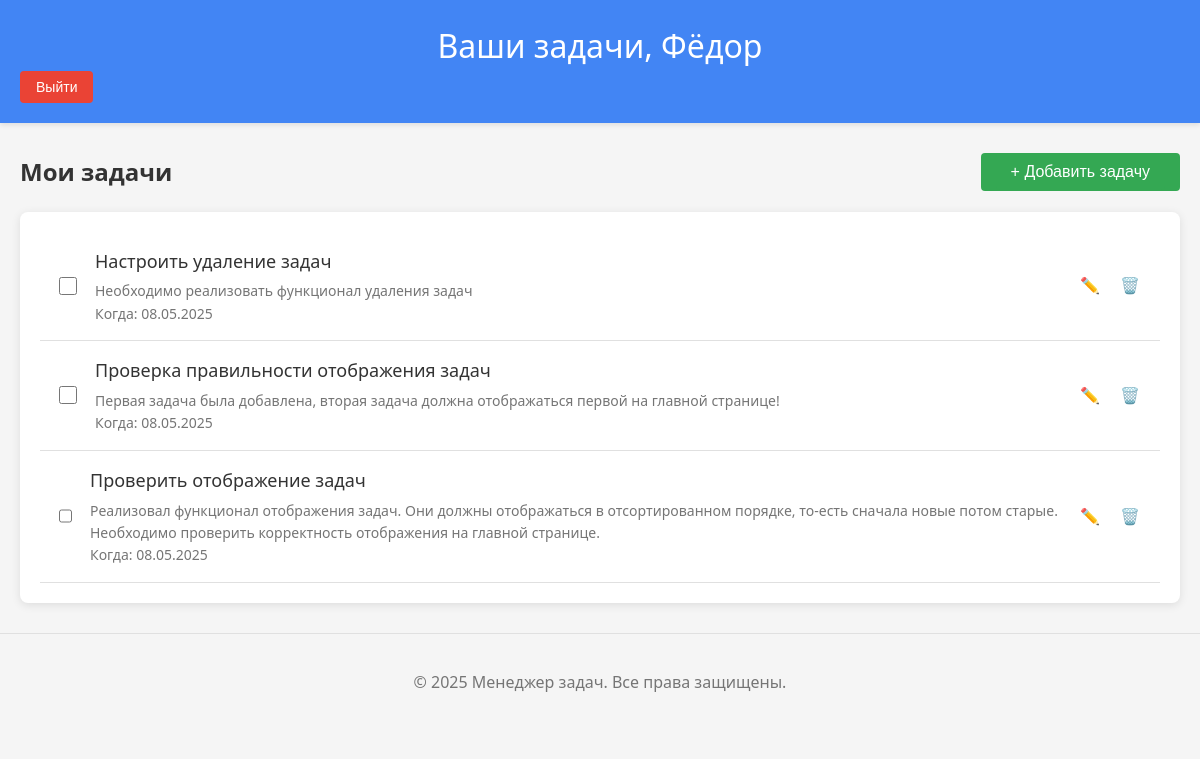
/user/Фёдор (signed in), run on the app's committed database.
### tables this page shows
CREATE TABLE tasks (
                task_id TEXT,
                user_id TEXT,
                name TEXT,
                description TEXT,
                terms TEXT,
                priority TEXT,
                added INT
                );

### app.py (the view)
@main_app.route('/user/<user_name>')
def user_page(user_name : str = None):
    agent_db = Agent(configurations['TODO_DB'])
    try:
        user_tasks = agent_db.select_user_tasks(session.get('user_id'))
    except:
        pass
    else:
        return render_template('user_page.html', user_name = user_name, user_tasks = user_tasks)

### db_agent.py (called while the page is built)
    def db_connection(self):
        try:
            self.db_conn = sqlite3.connect(self.db_name)
            self.db_cursor = self.db_conn.cursor()
            print(f'# Connection with {self.db_name} was installed!')
        except sqlite3.DatabaseError as sqlite_error:
            return sqlite_error
        else:
            return self.db_conn, self.db_cursor

    def select_user_tasks(self, user_id: str) -> list:
        self.user_id = user_id
        try:
            self.db_conn, self.db_cursor = self.db_connection()
        except:
            pass
        else:
            user_tasks = self.db_cursor.execute(SELECT_USER_TASKS, (self.user_id,)).fetchall()
            if user_tasks: return user_tasks
        return []

### templates/user_page.html (shortened to what this page needs)
<!DOCTYPE html>
<html lang="ru">
<head>
    <link type="text/css" href="{{url_for('static', filename='css/user_page.css')}}" rel="stylesheet"/>
</head>
<body>
    <header>
        <div class="container">
            {%if user_name == 'admin'%}
                <h1>Ваши задачи, Федор</h1>
            {%else%}
                <h1>Ваши задачи, {{user_name}}</h1>
            {%endif%}
            <form action="/logout" method="POST" class="logout_form">
                <button type="submit" class="logout_btn">Выйти</button>
            </form>
        </div>
    </header>
    <main class="container">
        <div class="task_controls">
            <h2>Мои задачи</h2>
            <button class="add_task_btn"><a href="add_task" class="add_task_btn">+ Добавить задачу</a></button>
        </div>
        <div class="task_list">
            {% if  user_tasks%}
                {% for task in user_tasks %}
                    <div class="task_item">
                        <div class="task_info">
                            <input type="checkbox" class="task_checkbox">
                            <div class="task_content">
                               <div class="task_title">{{task[0]}}</div>
                               <div class="task_description">{{task[1]}}</div>
                               <div class="task_terms">Когда: {{task[2]}}</div>
                            </div>
                        </div>
                        <div class="task_actions">
                           <button class="edit_btn" title="Редактировать">✏️</button>
                           <button class="delete_btn" title="Удалить">🗑️</button>
                        </div>
                    </div>
                {% endfor %}
            {% endif %}
        </div>
    </main>
    <footer>
        <div class="container">
            <p>© 2025 Менеджер задач. Все права защищены.</p>
        </div>
    </footer>
</body>
</html>

### static/css/user_page.css (style rules this page uses)
:root { --primary-color: #4285f4; --secondary-color: #34a853; --accent-color: #ea4335; --text-color: #333; --light-gray: #f5f5f5; --medium-gray: #e0e0e0; --dark-gray: #757575; }
body { font-family: 'Segoe UI', Tahoma, Geneva, Verdana, sans-serif; line-height: 1.6; margin: 0; padding: 0; background-color: var(--light-gray); color: var(--text-color); }
.container { max-width: 1200px; margin: 0 auto; padding: 0 20px; }
header { background-color: var(--primary-color); color: white; padding: 20px 0; margin-bottom: 30px; box-shadow: 0 2px 5px rgba(0,0,0,0.1); }
header h1 { margin: 0; text-align: center; font-weight: 500; }
.logout_form { margin: 0; }
.logout_btn { background-color: var(--accent-color); color: white; border: none; padding: 8px 16px; border-radius: 4px; cursor: pointer; font-size: 14px; transition: all 0.3s ease; }
.task_controls { display: flex; justify-content: space-between; align-items: center; margin-bottom: 20px; }
.task_controls h2 { margin: 0; color: var(--text-color); }
.add_task_btn { background-color: var(--secondary-color); color: white; border: none; padding: 10px 15px; border-radius: 4px; cursor: pointer; font-size: 16px; transition: background-color 0.3s; text-decoration: none; }
.task_list { background-color: white; border-radius: 8px; box-shadow: 0 2px 10px rgba(0,0,0,0.1); padding: 20px; }
.task_item { padding: 15px; border-bottom: 1px solid var(--medium-gray); display: flex; justify-content: space-between; align-items: center; transition: background-color 0.3s; }
.task_info { display: flex; align-items: center; gap: 15px; flex-grow: 1; }
.task_checkbox { width: 18px; height: 18px; cursor: pointer; }
.task_content { flex-grow: 1; }
.task_title { font-weight: 500; font-size: 18px; margin-bottom: 5px; }
.task_description, .task_terms { color: var(--dark-gray); font-size: 14px; }
.task_actions { display: flex; gap: 10px; }
.edit_btn, .delete_btn { background: none; border: none; cursor: pointer; font-size: 16px; padding: 5px; border-radius: 4px; transition: background-color 0.3s; }
.edit_btn { color: var(--primary-color); }
.delete_btn { color: var(--accent-color); }
footer { text-align: center; margin-top: 30px; padding: 20px 0; color: var(--dark-gray); border-top: 1px solid var(--medium-gray); }

### data on the page
tasks: name "Настроить удаление задач", description "Необходимо реализовать функционал удаления задач", terms "08.05.2025"
tasks: name "Проверка правильности отображения задач", description "Первая задача была добавлена, вторая задача должна отображаться первой на главной странице!", terms "08.05.2025"
tasks: name "Проверить отображение задач", description "Реализовал функционал отображения задач. Они должны отображаться в отсортированном порядке, то-есть сначала новые потом старые. Необходимо проверить корректность отображения на главной странице.", terms "08.05.2025"

### other printed values
{{ user_name }} "Фёдор"
